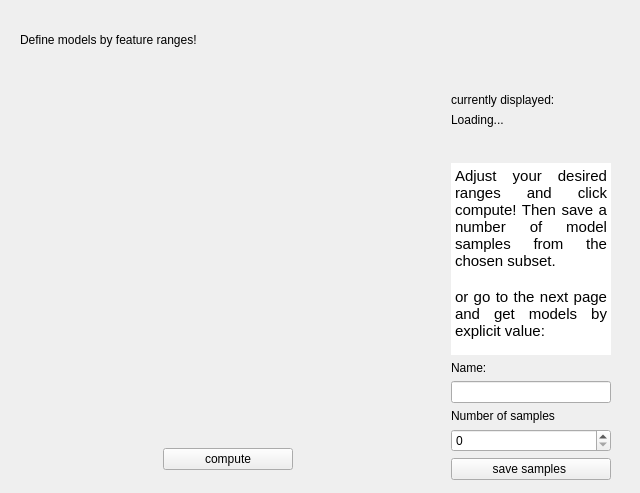
<?xml version="1.0" encoding="UTF-8"?>
<ui version="4.0">
 <class>ModelCatalog</class>
 <widget class="QWidget" name="ModelCatalog">
  <property name="geometry">
   <rect>
    <x>0</x>
    <y>0</y>
    <width>640</width>
    <height>480</height>
   </rect>
  </property>
  <property name="windowTitle">
   <string>Form</string>
  </property>
  <layout class="QVBoxLayout" name="verticalLayout">
   <item>
    <widget class="QWidget" name="gm_header" native="true">
     <layout class="QHBoxLayout" name="horizontalLayout_14">
      <item>
       <widget class="QLabel" name="gm_title">
        <property name="text">
         <string>Define models by feature ranges!</string>
        </property>
        <property name="role" stdset="0">
         <string>title</string>
        </property>
       </widget>
      </item>
      <item>
       <spacer name="horizontalSpacer_9">
        <property name="orientation">
         <enum>Qt::Orientation::Horizontal</enum>
        </property>
        <property name="sizeHint" stdset="0">
         <size>
          <width>20</width>
          <height>40</height>
         </size>
        </property>
       </spacer>
      </item>
     </layout>
    </widget>
   </item>
   <item>
    <widget class="QWidget" name="gm_content" native="true">
     <layout class="QHBoxLayout" name="horizontalLayout_13" stretch="2,0">
      <property name="bottomMargin">
       <number>1</number>
      </property>
      <item>
       <widget class="QWidget" name="gm_left_box" native="true">
        <layout class="QVBoxLayout" name="verticalLayout_20">
         <property name="bottomMargin">
          <number>1</number>
         </property>
         <item>
          <widget class="QScrollArea" name="scrollArea">
           <property name="frameShape">
            <enum>QFrame::Shape::NoFrame</enum>
           </property>
           <property name="widgetResizable">
            <bool>true</bool>
           </property>
           <widget class="QWidget" name="placeholder">
            <property name="geometry">
             <rect>
              <x>0</x>
              <y>0</y>
              <width>374</width>
              <height>286</height>
             </rect>
            </property>
            <property name="sizePolicy">
             <sizepolicy hsizetype="Expanding" vsizetype="Expanding">
              <horstretch>0</horstretch>
              <verstretch>0</verstretch>
             </sizepolicy>
            </property>
            <layout class="QGridLayout" name="gridLayout_6">
             <item row="0" column="1">
              <widget class="QWidget" name="placeholder_widget" native="true">
               <property name="sizePolicy">
                <sizepolicy hsizetype="Expanding" vsizetype="Expanding">
                 <horstretch>0</horstretch>
                 <verstretch>0</verstretch>
                </sizepolicy>
               </property>
              </widget>
             </item>
            </layout>
           </widget>
          </widget>
         </item>
         <item>
          <widget class="QWidget" name="gm_compute_btn_box" native="true">
           <property name="sizePolicy">
            <sizepolicy hsizetype="Minimum" vsizetype="Minimum">
             <horstretch>0</horstretch>
             <verstretch>0</verstretch>
            </sizepolicy>
           </property>
           <layout class="QHBoxLayout" name="horizontalLayout_16">
            <property name="bottomMargin">
             <number>1</number>
            </property>
            <item>
             <spacer name="horizontalSpacer_12">
              <property name="orientation">
               <enum>Qt::Orientation::Horizontal</enum>
              </property>
              <property name="sizeHint" stdset="0">
               <size>
                <width>20</width>
                <height>40</height>
               </size>
              </property>
             </spacer>
            </item>
            <item>
             <widget class="QPushButton" name="compute_btn">
              <property name="minimumSize">
               <size>
                <width>130</width>
                <height>0</height>
               </size>
              </property>
              <property name="text">
               <string>compute</string>
              </property>
             </widget>
            </item>
            <item>
             <spacer name="horizontalSpacer_11">
              <property name="orientation">
               <enum>Qt::Orientation::Horizontal</enum>
              </property>
              <property name="sizeHint" stdset="0">
               <size>
                <width>20</width>
                <height>40</height>
               </size>
              </property>
             </spacer>
            </item>
           </layout>
          </widget>
         </item>
        </layout>
       </widget>
      </item>
      <item>
       <widget class="QWidget" name="gm_right_box" native="true">
        <layout class="QVBoxLayout" name="verticalLayout_18">
         <property name="bottomMargin">
          <number>1</number>
         </property>
         <item>
          <widget class="QLabel" name="label_5">
           <property name="text">
            <string>currently displayed:</string>
           </property>
          </widget>
         </item>
         <item>
          <widget class="QLabel" name="gm_n_update">
           <property name="text">
            <string>Loading...</string>
           </property>
          </widget>
         </item>
         <item>
          <spacer name="verticalSpacer_3">
           <property name="orientation">
            <enum>Qt::Orientation::Vertical</enum>
           </property>
           <property name="sizeType">
            <enum>QSizePolicy::Policy::Fixed</enum>
           </property>
           <property name="sizeHint" stdset="0">
            <size>
             <width>20</width>
             <height>30</height>
            </size>
           </property>
          </spacer>
         </item>
         <item>
          <widget class="QTextBrowser" name="gm_description">
           <property name="sizePolicy">
            <sizepolicy hsizetype="Minimum" vsizetype="Minimum">
             <horstretch>0</horstretch>
             <verstretch>0</verstretch>
            </sizepolicy>
           </property>
           <property name="minimumSize">
            <size>
             <width>0</width>
             <height>0</height>
            </size>
           </property>
           <property name="maximumSize">
            <size>
             <width>160</width>
             <height>16777215</height>
            </size>
           </property>
           <property name="font">
            <font>
             <pointsize>16</pointsize>
            </font>
           </property>
           <property name="frameShape">
            <enum>QFrame::Shape::NoFrame</enum>
           </property>
           <property name="readOnly">
            <bool>false</bool>
           </property>
           <property name="html">
            <string>&lt;!DOCTYPE HTML PUBLIC &quot;-//W3C//DTD HTML 4.0//EN&quot; &quot;http://www.w3.org/TR/REC-html40/strict.dtd&quot;&gt;
&lt;html&gt;&lt;head&gt;&lt;meta name=&quot;qrichtext&quot; content=&quot;1&quot; /&gt;&lt;meta charset=&quot;utf-8&quot; /&gt;&lt;style type=&quot;text/css&quot;&gt;
p, li { white-space: pre-wrap; }
hr { height: 1px; border-width: 0; }
li.unchecked::marker { content: &quot;\2610&quot;; }
li.checked::marker { content: &quot;\2612&quot;; }
&lt;/style&gt;&lt;/head&gt;&lt;body style=&quot; font-family:'.AppleSystemUIFont'; font-size:16pt; font-weight:400; font-style:normal;&quot;&gt;
&lt;p align=&quot;justify&quot; style=&quot; margin-top:0px; margin-bottom:0px; margin-left:0px; margin-right:0px; -qt-block-indent:0; text-indent:0px;&quot;&gt;&lt;span style=&quot; font-family:'Ubuntu'; font-size:11pt;&quot;&gt;Adjust your desired ranges and click compute! Then save a number of model samples from the chosen subset. &lt;/span&gt;&lt;/p&gt;
&lt;p align=&quot;justify&quot; style=&quot;-qt-paragraph-type:empty; margin-top:0px; margin-bottom:0px; margin-left:0px; margin-right:0px; -qt-block-indent:0; text-indent:0px; font-family:'Ubuntu'; font-size:11pt;&quot;&gt;&lt;br /&gt;&lt;/p&gt;
&lt;p align=&quot;justify&quot; style=&quot; margin-top:0px; margin-bottom:0px; margin-left:0px; margin-right:0px; -qt-block-indent:0; text-indent:0px;&quot;&gt;&lt;span style=&quot; font-family:'Ubuntu'; font-size:11pt;&quot;&gt;or go to the next page and get models by explicit value:&lt;/span&gt;&lt;/p&gt;&lt;/body&gt;&lt;/html&gt;</string>
           </property>
           <property name="openLinks">
            <bool>false</bool>
           </property>
          </widget>
         </item>
         <item>
          <widget class="QLabel" name="label_2">
           <property name="text">
            <string>Name:</string>
           </property>
          </widget>
         </item>
         <item>
          <widget class="QLineEdit" name="name_prefix_edit"/>
         </item>
         <item>
          <widget class="QLabel" name="gm_label_1">
           <property name="text">
            <string>Number of samples</string>
           </property>
          </widget>
         </item>
         <item>
          <widget class="QSpinBox" name="sample_spinbox"/>
         </item>
         <item>
          <widget class="QPushButton" name="save_btn">
           <property name="minimumSize">
            <size>
             <width>160</width>
             <height>0</height>
            </size>
           </property>
           <property name="maximumSize">
            <size>
             <width>16777215</width>
             <height>16777215</height>
            </size>
           </property>
           <property name="text">
            <string>save samples </string>
           </property>
          </widget>
         </item>
         <item>
          <spacer name="verticalSpacer">
           <property name="orientation">
            <enum>Qt::Orientation::Vertical</enum>
           </property>
           <property name="sizeHint" stdset="0">
            <size>
             <width>20</width>
             <height>40</height>
            </size>
           </property>
          </spacer>
         </item>
        </layout>
       </widget>
      </item>
     </layout>
    </widget>
   </item>
  </layout>
 </widget>
 <resources/>
 <connections/>
</ui>
